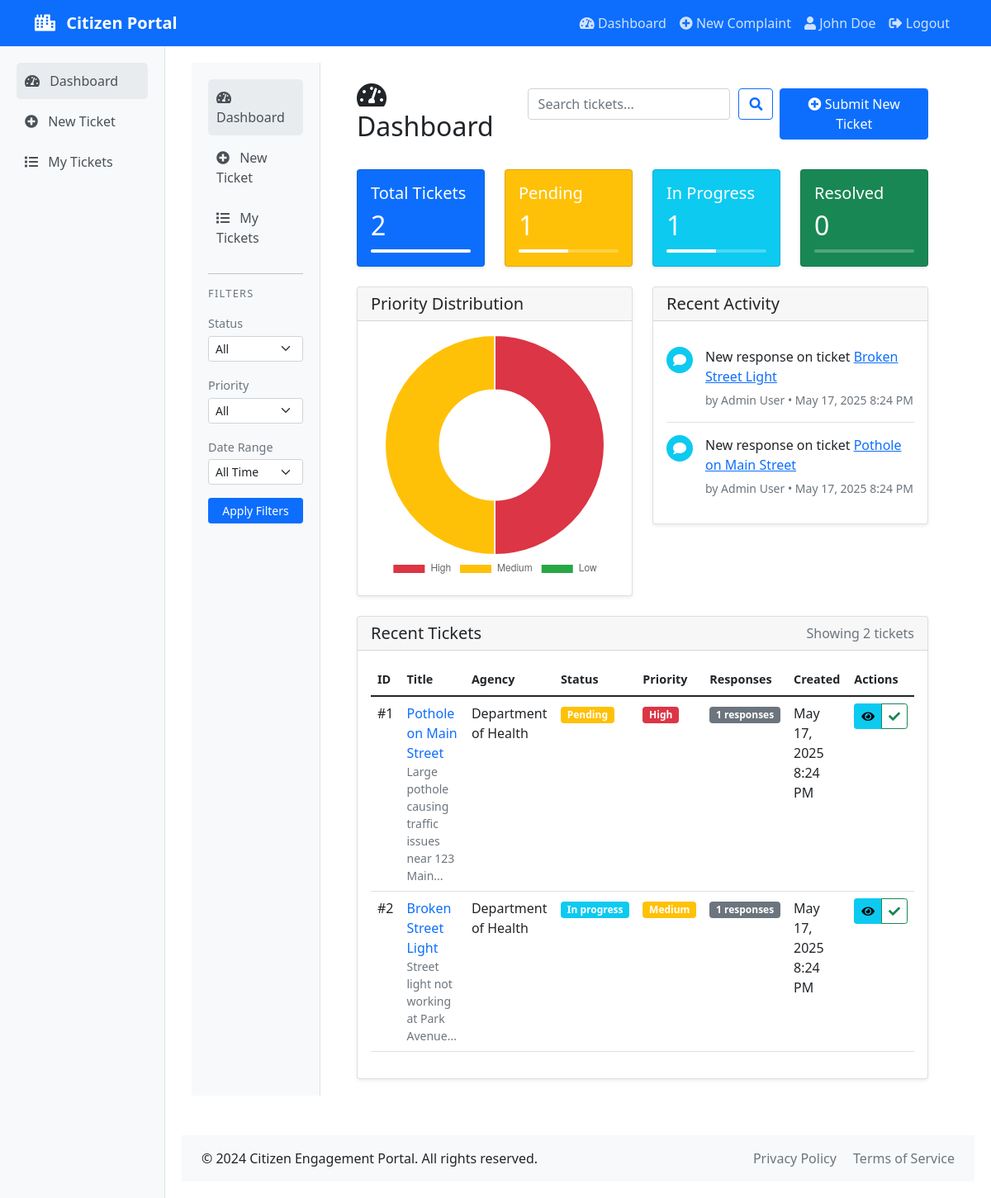
/dashboard (signed in), run on the app's committed database.
### tables this page shows
CREATE TABLE IF NOT EXISTS tickets (
    id INT AUTO_INCREMENT PRIMARY KEY,
    title VARCHAR(200) NOT NULL,
    description TEXT NOT NULL,
    user_id INT NOT NULL,
    category_id INT NOT NULL,
    agency_id INT NOT NULL,
    status ENUM('pending', 'in_progress', 'under_review', 'resolved', 'closed', 'approved', 'rejected') NOT NULL DEFAULT 'pending',
    priority ENUM('low', 'medium', 'high') NOT NULL DEFAULT 'medium',
    admin_comment TEXT,
    admin_action_at TIMESTAMP NULL,
    updated_by INT,
    created_at TIMESTAMP DEFAULT CURRENT_TIMESTAMP,
    updated_at TIMESTAMP DEFAULT CURRENT_TIMESTAMP ON UPDATE CURRENT_TIMESTAMP,
    FOREIGN KEY (user_id) REFERENCES users(id),
    FOREIGN KEY (category_id) REFERENCES categories(id),
    FOREIGN KEY (agency_id) REFERENCES agencies(id),
    FOREIGN KEY (updated_by) REFERENCES users(id)
);

CREATE TABLE IF NOT EXISTS agencies (
    id INT AUTO_INCREMENT PRIMARY KEY,
    name VARCHAR(100) NOT NULL,
    description TEXT,
    contact_email VARCHAR(100),
    contact_phone VARCHAR(20),
    created_at TIMESTAMP DEFAULT CURRENT_TIMESTAMP,
    updated_at TIMESTAMP DEFAULT CURRENT_TIMESTAMP ON UPDATE CURRENT_TIMESTAMP
);

### views/dashboard.php (the view, shortened to what the rows shown need)
<?php
require_once 'config/database.php';
require_once 'includes/functions.php';
require_once 'includes/header.php';
$query = "SELECT t.*, a.name as agency_name,
          (SELECT COUNT(*) FROM responses r WHERE r.ticket_id = t.id) as response_count
          FROM tickets t
          LEFT JOIN agencies a ON t.agency_id = a.id
          WHERE t.user_id = ?";
$params = [$_SESSION['user_id']];
$query .= " ORDER BY t.created_at DESC";
$stmt = $conn->prepare($query);
$stmt->execute($params);
$tickets = $stmt->fetchAll(PDO::FETCH_ASSOC);
$total_tickets = count($tickets);
$pending_tickets = count(array_filter($tickets, fn($t) => $t['status'] === 'pending'));
$in_progress_tickets = count(array_filter($tickets, fn($t) => $t['status'] === 'in_progress'));
$resolved_tickets = count(array_filter($tickets, fn($t) => $t['status'] === 'resolved'));
$high_priority = count(array_filter($tickets, fn($t) => $t['priority'] === 'high'));
$medium_priority = count(array_filter($tickets, fn($t) => $t['priority'] === 'medium'));
$low_priority = count(array_filter($tickets, fn($t) => $t['priority'] === 'low'));
?>
<div class="container-fluid">
    <div class="row">
        <div class="col-md-10 main-content">
            <div class="container">
                <div class="d-flex justify-content-between align-items-center mb-4">
                    <h2><i class="fas fa-tachometer-alt"></i> Dashboard</h2>
                </div>
                <div class="row mb-4">
                    <div class="col-md-3">
                        <div class="card bg-primary text-white">
                            <div class="card-body">
                                <h2 class="card-text"><?php echo $total_tickets; ?></h2>
                            </div>
                        </div>
                    </div>
                    <div class="col-md-3">
                        <div class="card bg-warning text-white">
                            <div class="card-body">
                                <h2 class="card-text"><?php echo $pending_tickets; ?></h2>
                            </div>
                        </div>
                    </div>
                    <div class="col-md-3">
                        <div class="card bg-info text-white">
                            <div class="card-body">
                                <h2 class="card-text"><?php echo $in_progress_tickets; ?></h2>
                            </div>
                        </div>
                    </div>
                    <div class="col-md-3">
                        <div class="card bg-success text-white">
                            <div class="card-body">
                                <h2 class="card-text"><?php echo $resolved_tickets; ?></h2>
                            </div>
                        </div>
                    </div>
                </div>
                <div class="card">
                    <div class="card-body">
                        <?php if (empty($tickets)): ?>
                            <div class="text-center py-4">
                                <i class="fas fa-ticket-alt fa-3x text-muted mb-3"></i>
                                <p class="lead">No tickets found</p>
                                <a href="<?php echo $base_path; ?>submit-ticket" class="btn btn-primary">
                                    Submit Your First Ticket
                                </a>
                            </div>
                        <?php else: ?>
                            <div class="table-responsive">
                                <table class="table table-hover">
                                    <thead>
                                        <tr>
                                            <th>ID</th>
                                            <th>Title</th>
                                            <th>Agency</th>
                                            <th>Status</th>
                                            <th>Priority</th>
                                            <th>Responses</th>
                                            <th>Created</th>
                                            <th>Actions</th>
                                        </tr>
                                    </thead>
                                    <tbody>
                                        <?php foreach ($tickets as $ticket): ?>
                                            <tr>
                                                <td>#<?php echo $ticket['id']; ?></td>
                                                <td>
                                                    <div class="d-flex flex-column">
                                                        <a href="<?php echo $base_path; ?>view-ticket?id=<?php echo $ticket['id']; ?>"
                                                           class="text-decoration-none">
                                                            <?php echo htmlspecialchars($ticket['title']); ?>
                                                        </a>
                                                        <small class="text-muted">
                                                            <?php echo substr(htmlspecialchars($ticket['description']), 0, 50) . '...'; ?>
                                                        </small>
                                                    </div>
                                                </td>
                                                <td><?php echo htmlspecialchars($ticket['agency_name']); ?></td>
                                                <td><?php echo getStatusBadge($ticket['status']); ?></td>
                                                <td><?php echo getPriorityBadge($ticket['priority']); ?></td>
                                                <td>
                                                    <span class="badge bg-secondary">
                                                        <?php echo $ticket['response_count']; ?> responses
                                                    </span>
                                                </td>
                                                <td><?php echo formatDate($ticket['created_at']); ?></td>
                                                <td>
                                                    <div class="btn-group">
                                                        <a href="<?php echo $base_path; ?>view-ticket?id=<?php echo $ticket['id']; ?>"
                                                           class="btn btn-sm btn-info"
                                                           data-bs-toggle="tooltip"
                                                           title="View Details">
                                                            <i class="fas fa-eye"></i>
                                                        </a>
                                                        <?php if ($ticket['status'] !== 'resolved'): ?>
                                                            <button type="button"
                                                                    class="btn btn-sm btn-outline-success"
                                                                    onclick="markResolved(<?php echo $ticket['id']; ?>)"
                                                                    data-bs-toggle="tooltip"
                                                                    title="Mark as Resolved">
                                                                <i class="fas fa-check"></i>
                                                            </button>
                                                        <?php endif; ?>
                                                    </div>
                                                </td>
                                            </tr>
                                        <?php endforeach; ?>
                                    </tbody>
                                </table>
                            </div>
                        <?php endif; ?>
                    </div>
                </div>
            </div>
        </div>
    </div>
</div>
<script>
// Initialize priority distribution chart
const ctx = document.getElementById('priorityChart').getContext('2d');
new Chart(ctx, {
    type: 'doughnut',
    data: {
        labels: ['High', 'Medium', 'Low'],
        datasets: [{
            data: [<?php echo "$high_priority, $medium_priority, $low_priority"; ?>],
            backgroundColor: ['#dc3545', '#ffc107', '#28a745']
        }]
    },
    options: {
        responsive: true,
        maintainAspectRatio: false,
        plugins: {
            legend: {
                position: 'bottom'
            }
        }
    }
});
// Function to mark ticket as resolved
function markResolved(ticketId) {
    if (confirm('Are you sure you want to mark this ticket as resolved?')) {
        window.location.href = `${BASE_PATH}update-ticket-status.php?id=${ticketId}&status=resolved`;
    }
}
// Initialize tooltips
var tooltipTriggerList = [].slice.call(document.querySelectorAll('[data-bs-toggle="tooltip"]'))
var tooltipList = tooltipTriggerList.map(function (tooltipTriggerEl) {
    return new bootstrap.Tooltip(tooltipTriggerEl)
});
</script>
<?php require_once 'includes/footer.php'; ?>

### includes/functions.php (shortened to what the rows shown need)
<?php
function formatDate($date) {
    return date('M j, Y g:i A', strtotime($date));
}
function getStatusBadge($status) {
    $badges = [
        'pending' => 'warning',
        'in_progress' => 'info',
        'resolved' => 'success',
        'closed' => 'secondary'
    ];
    $badge = $badges[$status] ?? 'primary';
    return '<span class="badge bg-' . $badge . '">' . ucfirst(str_replace('_', ' ', $status)) . '</span>';
}
function getPriorityBadge($priority) {
    $badges = [
        'low' => 'success',
        'medium' => 'warning',
        'high' => 'danger'
    ];
    $badge = $badges[$priority] ?? 'primary';
    return '<span class="badge bg-' . $badge . '">' . ucfirst($priority) . '</span>';
}

### data on the page
tickets: id "1", title "Pothole on Main Street", description "Large pothole causing traffic issues near 123 Main", agency.name "Department of Health", status "Pending", priority "High", response_count "1", created_at "May 17, 2025 8:24 PM"
tickets: id "2", title "Broken Street Light", description "Street light not working at Park Avenue", agency.name "Department of Health", status "In progress", priority "Medium", response_count "1", created_at "May 17, 2025 8:24 PM"

### other printed values
$_SESSION['user_name'] "John Doe"
$total_tickets "2"
$pending_tickets "1"
$in_progress_tickets "1"
$resolved_tickets "0"
$activity['ticket_title'] "Broken Street Light"
$activity['user_name'] "Admin User"
formatDate($activity['date']) "May 17, 2025 8:24 PM"
$activity['ticket_title'] "Pothole on Main Street"
count($tickets) "2"
chart data {{ $high_priority }} 1
chart data {{ $medium_priority }} 1
chart data {{ $low_priority }} 0
